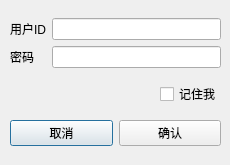
<?xml version="1.0" encoding="UTF-8"?>
<ui version="4.0">
 <class>LogIn</class>
 <widget class="QDialog" name="LogIn">
  <property name="geometry">
   <rect>
    <x>0</x>
    <y>0</y>
    <width>230</width>
    <height>165</height>
   </rect>
  </property>
  <property name="windowTitle">
   <string>登录</string>
  </property>
  <widget class="QWidget" name="layoutWidget">
   <property name="geometry">
    <rect>
     <x>0</x>
     <y>0</y>
     <width>231</width>
     <height>165</height>
    </rect>
   </property>
   <layout class="QVBoxLayout" name="verticalLayout_2">
    <property name="leftMargin">
     <number>10</number>
    </property>
    <property name="topMargin">
     <number>10</number>
    </property>
    <property name="rightMargin">
     <number>10</number>
    </property>
    <property name="bottomMargin">
     <number>10</number>
    </property>
    <item>
     <layout class="QVBoxLayout" name="verticalLayout">
      <item>
       <layout class="QHBoxLayout" name="horizontalLayout">
        <item>
         <layout class="QVBoxLayout" name="verticalLayout_3">
          <item>
           <widget class="QLabel" name="label">
            <property name="text">
             <string>用户ID</string>
            </property>
           </widget>
          </item>
          <item>
           <widget class="QLabel" name="label_2">
            <property name="text">
             <string>密码</string>
            </property>
           </widget>
          </item>
         </layout>
        </item>
        <item>
         <layout class="QVBoxLayout" name="verticalLayout_4">
          <item>
           <widget class="QLineEdit" name="ID_login">
            <property name="maxLength">
             <number>20</number>
            </property>
           </widget>
          </item>
          <item>
           <widget class="QLineEdit" name="Password_login">
            <property name="maxLength">
             <number>20</number>
            </property>
            <property name="echoMode">
             <enum>QLineEdit::Password</enum>
            </property>
           </widget>
          </item>
         </layout>
        </item>
       </layout>
      </item>
     </layout>
    </item>
    <item>
     <layout class="QHBoxLayout" name="horizontalLayout_2">
      <item>
       <spacer name="horizontalSpacer">
        <property name="orientation">
         <enum>Qt::Horizontal</enum>
        </property>
        <property name="sizeHint" stdset="0">
         <size>
          <width>40</width>
          <height>20</height>
         </size>
        </property>
       </spacer>
      </item>
      <item>
       <widget class="QCheckBox" name="RememberMe">
        <property name="text">
         <string>记住我</string>
        </property>
       </widget>
      </item>
     </layout>
    </item>
    <item>
     <layout class="QHBoxLayout" name="horizontalLayout_3">
      <item>
       <widget class="QPushButton" name="Cancel_login">
        <property name="text">
         <string>取消</string>
        </property>
       </widget>
      </item>
      <item>
       <widget class="QPushButton" name="OK_login">
        <property name="text">
         <string>确认</string>
        </property>
       </widget>
      </item>
     </layout>
    </item>
   </layout>
  </widget>
 </widget>
 <resources/>
 <connections>
  <connection>
   <sender>Cancel_login</sender>
   <signal>clicked()</signal>
   <receiver>LogIn</receiver>
   <slot>reject()</slot>
   <hints>
    <hint type="sourcelabel">
     <x>61</x>
     <y>98</y>
    </hint>
    <hint type="destinationlabel">
     <x>114</x>
     <y>62</y>
    </hint>
   </hints>
  </connection>
  <connection>
   <sender>OK_login</sender>
   <signal>clicked()</signal>
   <receiver>LogIn</receiver>
   <slot>accept()</slot>
   <hints>
    <hint type="sourcelabel">
     <x>169</x>
     <y>98</y>
    </hint>
    <hint type="destinationlabel">
     <x>114</x>
     <y>62</y>
    </hint>
   </hints>
  </connection>
 </connections>
</ui>
